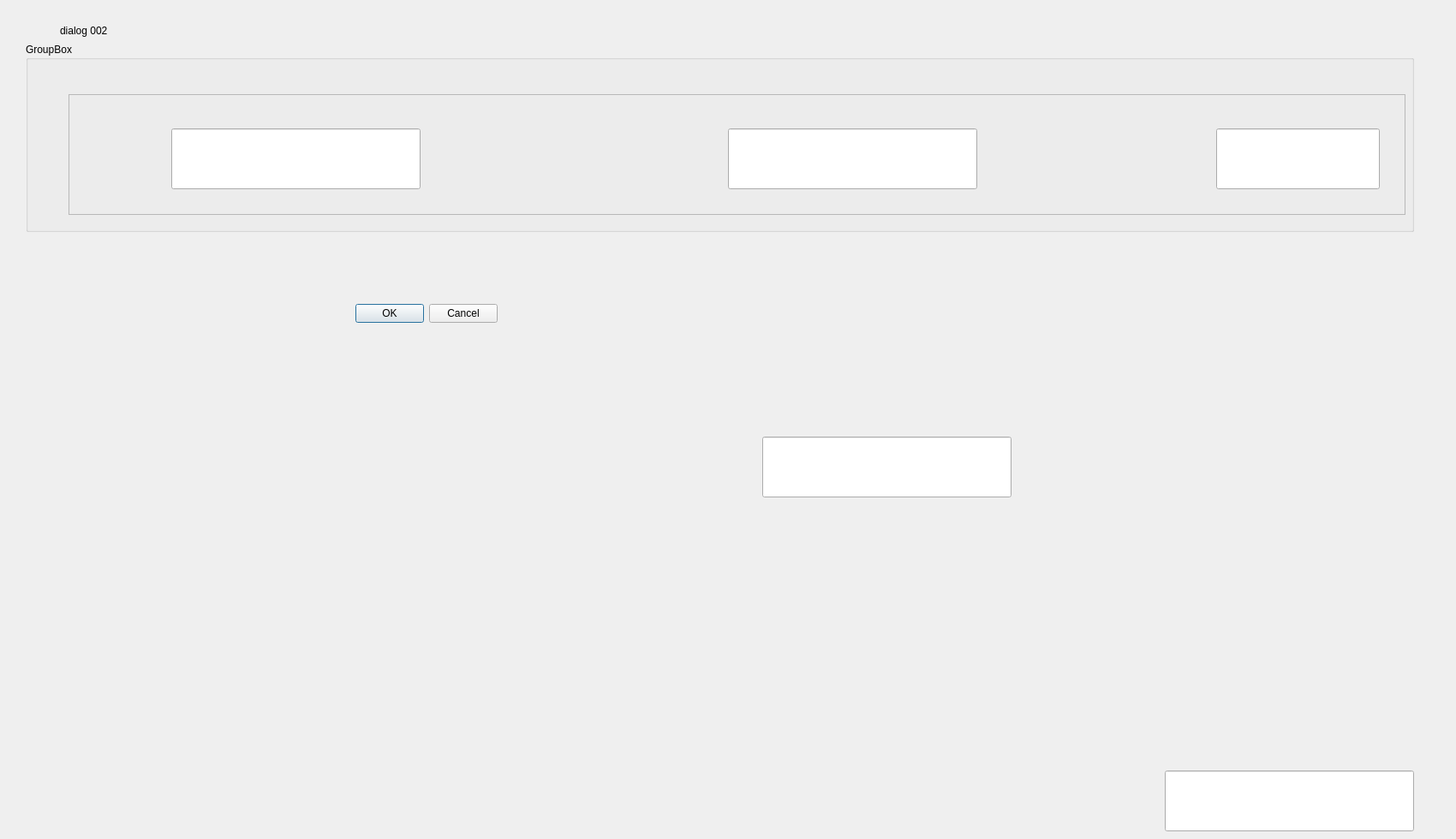
<?xml version="1.0" encoding="UTF-8"?>
<ui version="4.0">
 <class>Dialog002</class>
 <widget class="QDialog" name="Dialog002">
  <property name="geometry">
   <rect>
    <x>0</x>
    <y>0</y>
    <width>1700</width>
    <height>980</height>
   </rect>
  </property>
  <property name="windowTitle">
   <string>Dialog</string>
  </property>
  <widget class="QDialogButtonBox" name="buttonBox">
   <property name="geometry">
    <rect>
     <x>240</x>
     <y>350</y>
     <width>341</width>
     <height>32</height>
    </rect>
   </property>
   <property name="orientation">
    <enum>Qt::Horizontal</enum>
   </property>
   <property name="standardButtons">
    <set>QDialogButtonBox::Cancel|QDialogButtonBox::Ok</set>
   </property>
  </widget>
  <widget class="QLabel" name="label">
   <property name="geometry">
    <rect>
     <x>70</x>
     <y>20</y>
     <width>291</width>
     <height>31</height>
    </rect>
   </property>
   <property name="text">
    <string>dialog 002</string>
   </property>
  </widget>
  <widget class="QGroupBox" name="groupBox">
   <property name="geometry">
    <rect>
     <x>30</x>
     <y>50</y>
     <width>1621</width>
     <height>221</height>
    </rect>
   </property>
   <property name="title">
    <string>GroupBox</string>
   </property>
   <widget class="QFrame" name="frame">
    <property name="geometry">
     <rect>
      <x>50</x>
      <y>60</y>
      <width>1561</width>
      <height>141</height>
     </rect>
    </property>
    <property name="frameShape">
     <enum>QFrame::StyledPanel</enum>
    </property>
    <property name="frameShadow">
     <enum>QFrame::Raised</enum>
    </property>
    <widget class="QWidget" name="widget" native="true">
     <property name="geometry">
      <rect>
       <x>40</x>
       <y>20</y>
       <width>1511</width>
       <height>101</height>
      </rect>
     </property>
     <widget class="QLineEdit" name="lineEdit">
      <property name="geometry">
       <rect>
        <x>80</x>
        <y>20</y>
        <width>291</width>
        <height>71</height>
       </rect>
      </property>
     </widget>
     <widget class="QLineEdit" name="lineEdit_2">
      <property name="geometry">
       <rect>
        <x>730</x>
        <y>20</y>
        <width>291</width>
        <height>71</height>
       </rect>
      </property>
     </widget>
     <widget class="QLineEdit" name="lineEdit_4">
      <property name="geometry">
       <rect>
        <x>1300</x>
        <y>20</y>
        <width>191</width>
        <height>71</height>
       </rect>
      </property>
     </widget>
    </widget>
   </widget>
  </widget>
  <widget class="QLineEdit" name="lineEdit_3">
   <property name="geometry">
    <rect>
     <x>890</x>
     <y>510</y>
     <width>291</width>
     <height>71</height>
    </rect>
   </property>
  </widget>
  <widget class="QLineEdit" name="lineEdit_5">
   <property name="geometry">
    <rect>
     <x>1360</x>
     <y>900</y>
     <width>291</width>
     <height>71</height>
    </rect>
   </property>
  </widget>
 </widget>
 <resources/>
 <connections>
  <connection>
   <sender>buttonBox</sender>
   <signal>accepted()</signal>
   <receiver>Dialog002</receiver>
   <slot>accept()</slot>
   <hints>
    <hint type="sourcelabel">
     <x>248</x>
     <y>254</y>
    </hint>
    <hint type="destinationlabel">
     <x>157</x>
     <y>274</y>
    </hint>
   </hints>
  </connection>
  <connection>
   <sender>buttonBox</sender>
   <signal>rejected()</signal>
   <receiver>Dialog002</receiver>
   <slot>reject()</slot>
   <hints>
    <hint type="sourcelabel">
     <x>316</x>
     <y>260</y>
    </hint>
    <hint type="destinationlabel">
     <x>286</x>
     <y>274</y>
    </hint>
   </hints>
  </connection>
 </connections>
</ui>
